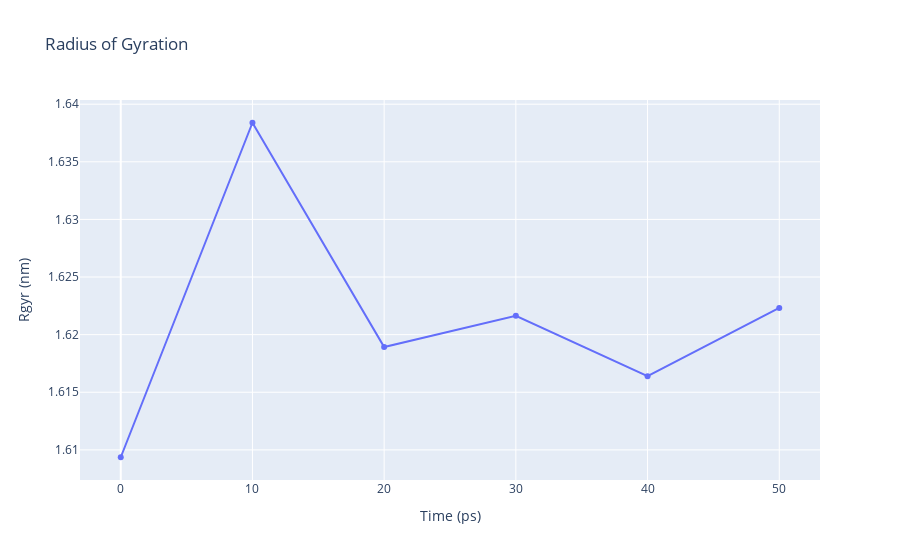

Source (notebook cell):
### Code cell
import plotly
import plotly.graph_objs as go

# Read Rgyr data from file 
with open(output_rgyr,'r') as rgyr_file:
    x,y = map(
        list,
        zip(*[
            (float(line.split()[0]),float(line.split()[1]))
            for line in rgyr_file 
            if not line.startswith(("#","@")) 
        ])
    )

plotly.offline.init_notebook_mode(connected=True)

fig = ({
    "data": [go.Scatter(x=x, y=y)],
    "layout": go.Layout(title="Radius of Gyration",
                        xaxis=dict(title = "Time (ps)"),
                        yaxis=dict(title = "Rgyr (nm)")
                       )
})

plotly.offline.iplot(fig)

### Figure 1 — Plotly figure (JSON) as saved in the notebook; plotly's stock layout.template omitted (floating-point values rounded to 4 significant figures)
{"data": [{"type": "scatter", "x": [0, 10, 20, 30, 40, 50], "y": [1.609, 1.638, 1.619, 1.622, 1.616, 1.622]}], "layout": {"title": {"text": "Radius of Gyration"}, "xaxis": {"title": {"text": "Time (ps)"}}, "yaxis": {"title": {"text": "Rgyr (nm)"}}}}
